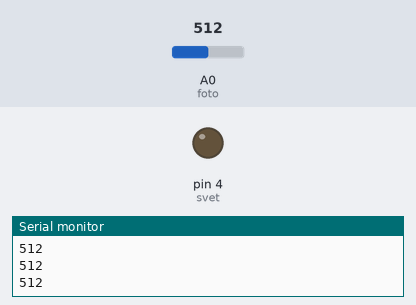
A sketch run on a simulated Arduino Uno, built with avr-gcc and run on an emulated ATmega328P. Shown: output pins drawn as LEDs (lit = HIGH), the last lines printed to the serial monitor. Inputs (shaded band) come from the test bench; at power-on: A0 (foto) = 512.

Above: at 1.2 s.
1.3 s: A0 (foto) set to 736
2.8 s: A0 (foto) set to 759
At 4.2 s:
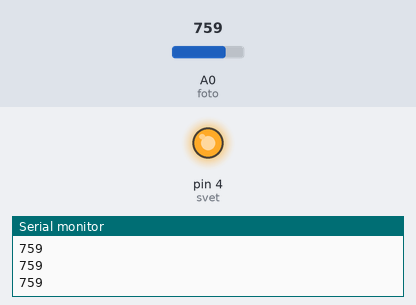
4.5 s: A0 (foto) set to 740
At 5.4 s:
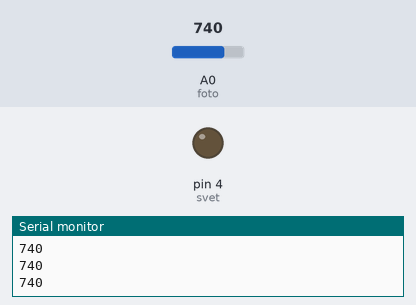
6.0 s: A0 (foto) set to 760
At 6.6 s:
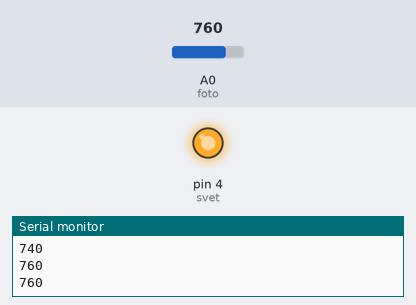
Timing chart, 0 to 8.5 s (numbered marks = the images above; inputs shaded):
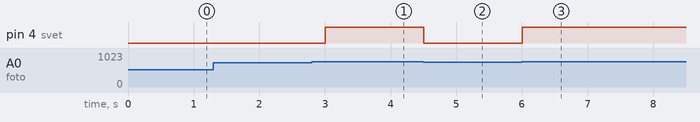

The sketch:

fotoresistor_svet_odegda.ino
```cpp
int foto =A0;
int svet =4;

void setup() {
  pinMode(foto, INPUT);
  pinMode(svet, OUTPUT);
  Serial.begin(9600);

}

void loop() {

  if( analogRead(foto)>750)
  {
digitalWrite(svet,HIGH);

    }
  else
  {
    digitalWrite(svet,LOW);
    }

    Serial.println(analogRead(foto));
  delay(300);
}
```

Measured:
- the behaviour switches between 750 and 751 on A0 (foto) (found by bisection; images 0 and 1)
- after the input at 2.8 s, pin 4 (svet): LOW → HIGH after 0.20 s
- after the input at 4.5 s, pin 4 (svet): HIGH → LOW at once
- after the input at 6.0 s, pin 4 (svet): LOW → HIGH at once
